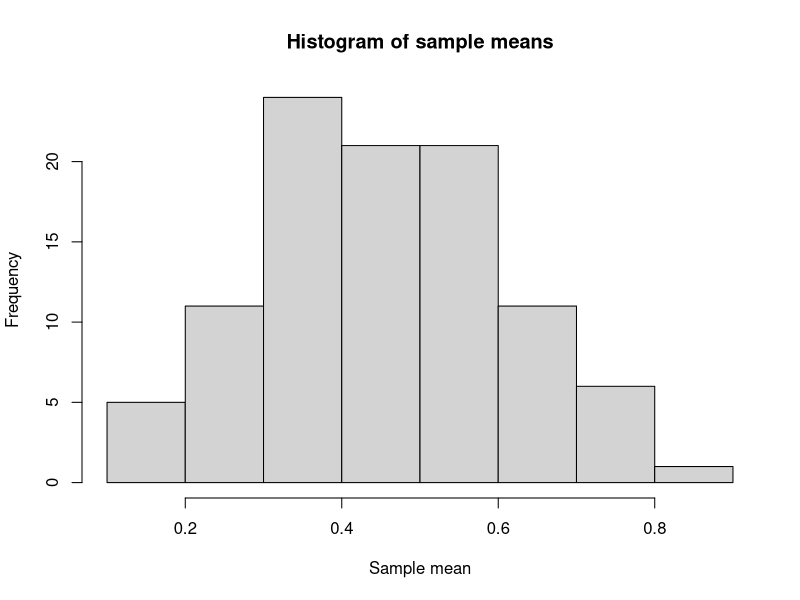
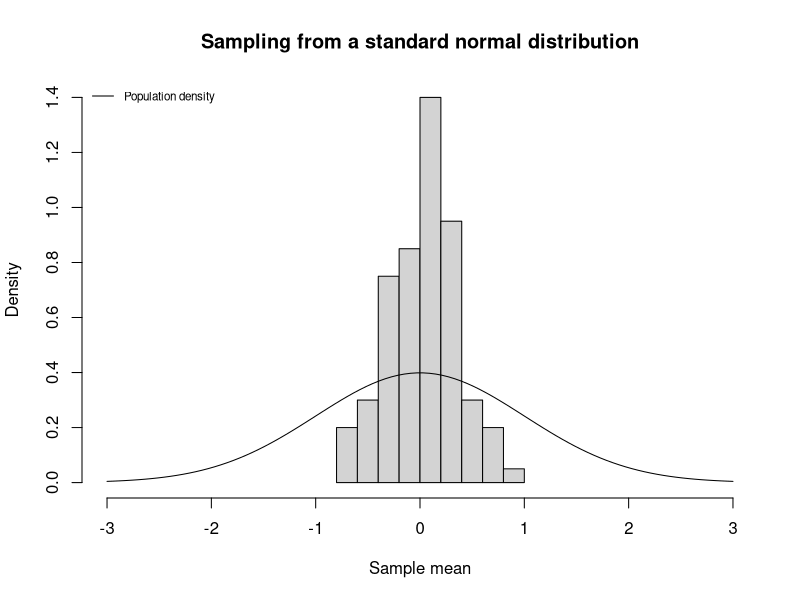
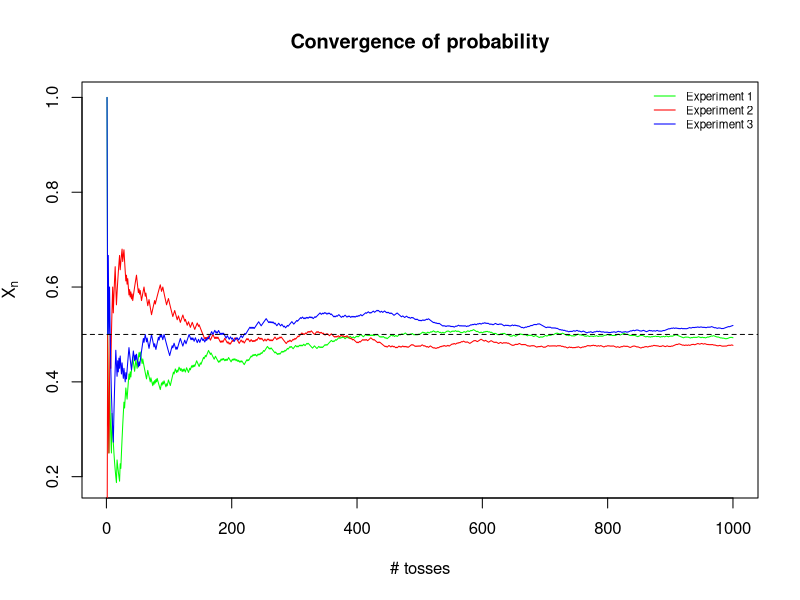
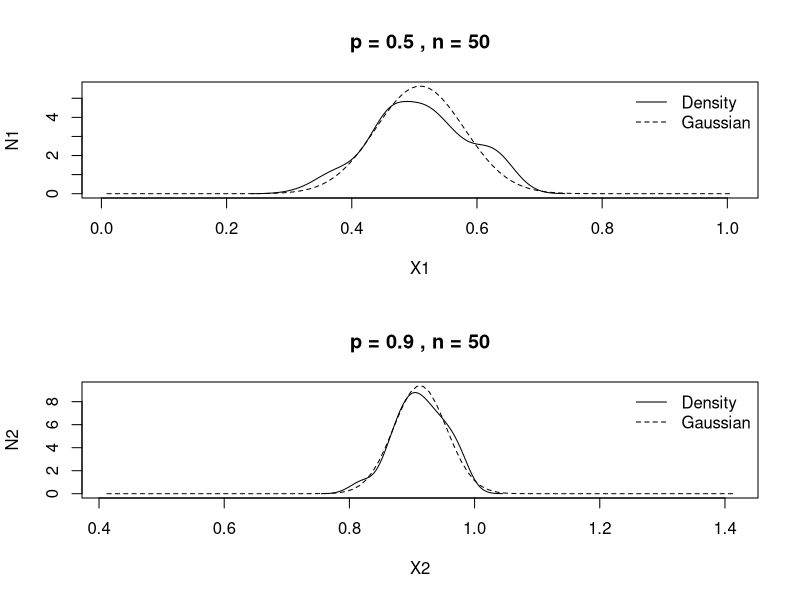
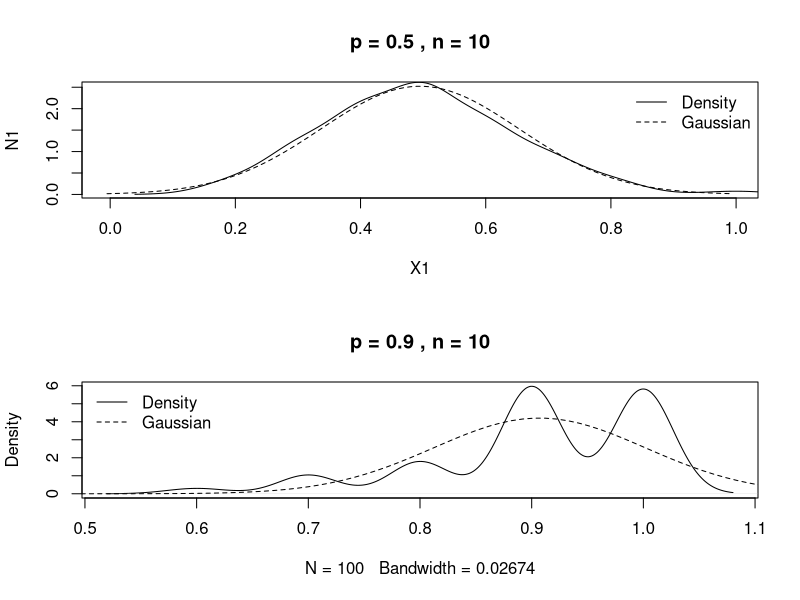
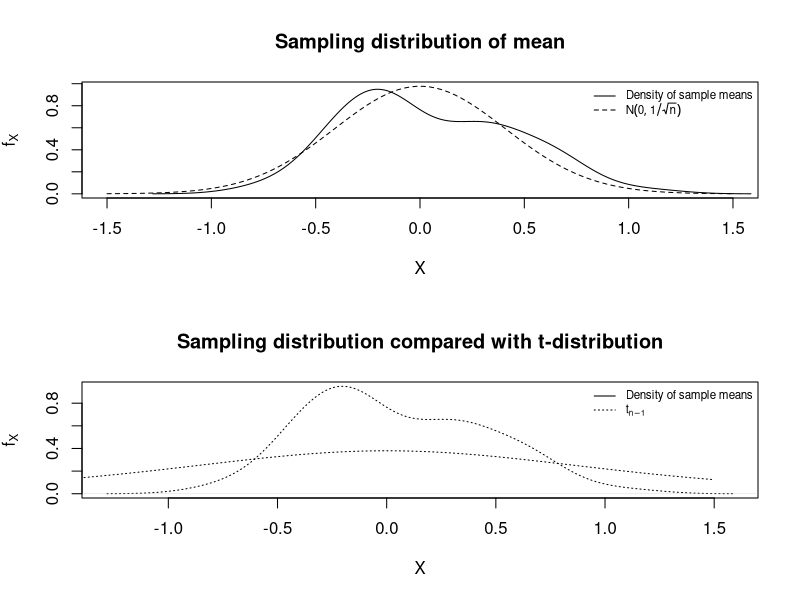
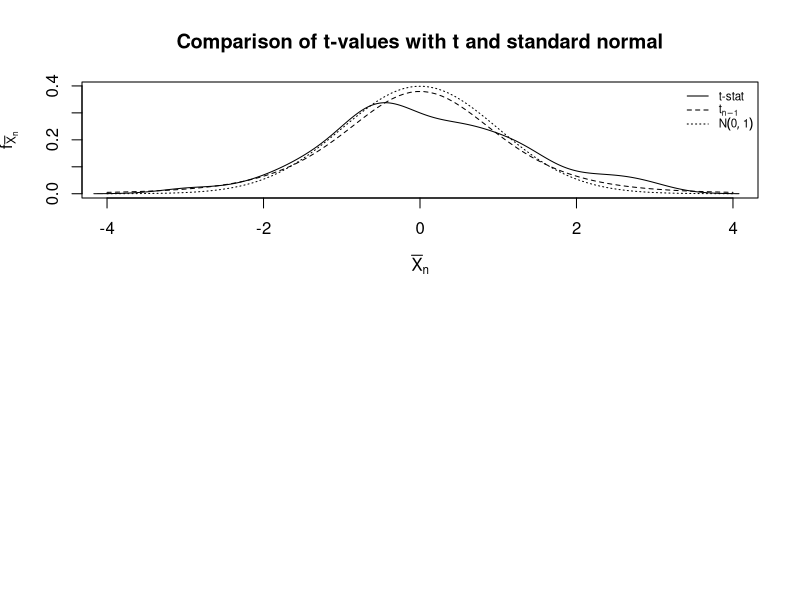

Reproduce these figures in R, in order.
## ---- chunk 1
set.seed(12111842)
s1 <- rbinom(n=10, size=1, prob=0.5)
cat("Sample mean = ", mean(s1))
## ---- chunk 2
n.sims <- 100
sample.size <- 10
S <- matrix(rbinom(n=n.sims * sample.size, size=1, prob=0.5), 
            nrow=sample.size)
sample.means <- apply(S, MARGIN=2, FUN=mean)
hist(sample.means, xlab='Sample mean', main='Histogram of sample means')
## ---- chunk 3
S <- matrix(rnorm(n=n.sims * sample.size), nrow=sample.size)
sample.means <- apply(S, MARGIN=2, FUN=mean)
X <- seq(from=-3, to=3, length.out=100)
hist(sample.means,
     xlab="Sample mean",
     main="Sampling from a standard normal distribution",
     prob=TRUE,
     xlim=range(X))
lines(X, dnorm(X))
legend("topleft", 
       legend=c("Population density"), 
       col=c("black"), 
       cex=0.7, 
       lty=1,
       bty="n")
## ---- chunk 4
n.sims <- 1000
exp1 <- cumsum(sample(0:1, n.sims, replace=TRUE))/1:n.sims
exp2 <- cumsum(sample(0:1, n.sims, replace=TRUE))/1:n.sims
exp3 <- cumsum(sample(0:1, n.sims, replace=TRUE))/1:n.sims

plot(1:n.sims, exp1, xlab="# tosses", ylab=expression(bar(X)[n]), 
     col="green", type="l", main="Convergence of probability")
lines(1:n.sims, exp2, col="red", type="l")
lines(1:n.sims, exp3, col="blue", type="l")
abline(h=0.5, col="black", lty=2)
legend("topright",
       legend=c("Experiment 1", "Experiment 2", "Experiment 3"),
       col=c("green", "red", "blue"),
       lty=1,
       bty="n",
       cex=0.7)
## ---- chunk 5
p1 <- 0.5
p2 <- 0.9
sample.size <- 50
n.samples <- 100
sample.1 <- matrix(data=rbinom(n=sample.size * n.samples, size=1, p=p1), 
                   nrow=sample.size)
sample.2 <- matrix(data=rbinom(n=sample.size * n.samples, size=1, p=p2), 
                   nrow=sample.size)
means.1 <- apply(sample.1, MARGIN=2, FUN=mean) 
means.2 <- apply(sample.2, MARGIN=2, FUN=mean) 

mean.means.1 <- mean(means.1)
mean.means.2 <- mean(means.2)

# We assume that the population variance is known. Therefore,
sigma.1 <- sqrt(p1 * (1 - p1))
sigma.2 <- sqrt(p2 * (1 - p2))
X1 <- seq(from=mean.means.1 - 0.5, to=mean.means.1 + 0.5, length.out=100)
X2 <- seq(from=mean.means.2 - 0.5, to=mean.means.2 + 0.5, length.out=100)
N1 <- dnorm(X1, mean=mean.means.1, sd=sigma.1/sqrt(sample.size))
N2 <- dnorm(X2, mean=mean.means.2, sd=sigma.2/sqrt(sample.size))
oldpar <- par(mfrow=c(2, 1))
plot(X1, N1, lty=2, main=paste("p =", p1, ", n =", sample.size), type="l")
lines(density(means.1))
legend("topright",
       legend=c("Density", "Gaussian"),
       lty = c(1, 2),
       bty = "n")
plot(X2, N2, lty=2, main=paste("p =", p2, ", n =", sample.size), type="l")
lines(density(means.2))
legend("topright",
       legend=c("Density", "Gaussian"),
       lty = c(1, 2),
       bty = "n")
## ---- chunk 6
p1 <- 0.5
p2 <- 0.9
sample.size <- 10
n.samples <- 100
sample.1 <- matrix(data=rbinom(n=sample.size * n.samples, size=1, p=p1), 
                   nrow=sample.size)
sample.2 <- matrix(data=rbinom(n=sample.size * n.samples, size=1, p=p2), 
                   nrow=sample.size)
means.1 <- apply(sample.1, MARGIN=2, FUN=mean) 
means.2 <- apply(sample.2, MARGIN=2, FUN=mean) 

mean.means.1 <- mean(means.1)
mean.means.2 <- mean(means.2)

# We assume that the population variance is known. Therefore,
sigma.1 <- sqrt(p1 * (1 - p1))
sigma.2 <- sqrt(p2 * (1 - p2))
X1 <- seq(from=mean.means.1 - 0.5, to=mean.means.1 + 0.5, length.out=100)
X2 <- seq(from=mean.means.2 - 0.5, to=mean.means.2 + 0.5, length.out=100)
N1 <- dnorm(X1, mean=mean.means.1, sd=sigma.1/sqrt(sample.size))
N2 <- dnorm(X2, mean=mean.means.2, sd=sigma.2/sqrt(sample.size))
oldpar <- par(mfrow=c(2, 1))
plot(X1, N1, lty=2, main=paste("p =", p1, ", n =", sample.size), type="l")
lines(density(means.1))
legend("topright",
       legend=c("Density", "Gaussian"),
       lty = c(1, 2),
       bty = "n")
plot(density(means.2), main=paste("p =", p2, ", n =", sample.size), type="l")
lines(X2, N2, lty=2)
legend("topleft",
       legend=c("Density", "Gaussian"),
       lty = c(1, 2),
       bty = "n")
## ---- chunk 7
sample.size <- 6
n.samples <- 100
sample.data <- matrix(data=rnorm(n=sample.size * n.samples), nrow=sample.size)
sample.means <- apply(sample.data, MARGIN=2, FUN=mean)
X <- seq(from=-1.5, to=1.5, length.out=100)
plot(X, dnorm(X, mean=0, sd=1/sqrt(sample.size)), type="l", lty=2, 
     xlab="X", ylab=expression(f[X]), main="Sampling distribution of mean")
lines(density(sample.means))
legend("topright",
       legend=c("Density of sample means", expression(N(0, 1/sqrt(n)))),
       lty=c(1, 2),
       cex=0.7,
       bty="n")
## ---- chunk 8
plot(density(sample.means), xlab="X", ylab=expression(f[X]), type="l", lty=3,
     main="Sampling distribution compared with t-distribution")
lines(X, dt(X, df=sample.size-1), lty=3)
legend("topright",
       legend=c("Density of sample means", expression(t[n-1])),
       lty=c(1, 3),
       cex=0.7,
       bty="n")
## ---- chunk 9
sample.sd <- apply(sample.data, MARGIN=2, FUN=sd)
t <- (sample.means - 0)/sample.sd * sqrt(sample.size)
X <- seq(from=-4, to=4, length.out=100)
plot(X, dnorm(X), xlab=expression(bar(X)[n]), ylab=expression(f[bar(X)[n]]), 
     main="Comparison of t-values with t and standard normal", type="l", lty=3)
lines(X, dt(X, df=sample.size-1), lty=2)
lines(density(t))
legend("topright",
       legend=c("t-stat", expression(t[n-1]), expression(N(0, 1))),
       lty=c(1, 2, 3),
       cex=0.7,
       bty="n")
## ---- chunk 10
samples <- matrix(data=rbinom(n=sample.size*n.samples, size=1, p=p2),
                  nrow=sample.size)
sample.means <- apply(samples, MARGIN=2, FUN=mean)
sample.sd <- sqrt(sample.means * (1 - sample.means)/sample.size)
# We are looking for a 95% interval, so the limits are +/- 2 standard
# deviations from the mean.
k <- 2
lower.lim <- sample.means - k * sample.sd
upper.lim <- sample.means + k * sample.sd
mu <- p2
# Find out if mu lies in these limits for each sample.
result <- (lower.lim <= mu) & (mu <= upper.lim)
cat(paste("The confidence interval captured parametric mean",
          round(sum(result)/length(result) * 100, 2),
          "% of times.\n"))
cat("We expected it to capture 95% of times.\n")
## ---- chunk 11
# Quantities related to Agreti-Coull interval will be prefixed with 'ac.'.
ac.samples <- rbind(samples,
                    rep(1, n.samples),
                    rep(1, n.samples),
                    rep(0, n.samples),
                    rep(0, n.samples))
ac.sample.means <- apply(ac.samples, MARGIN=2, FUN=mean)
ac.sd <- sqrt(ac.sample.means * (1 - ac.sample.means)/sqrt(sample.size))
ac.lower.lim <- ac.sample.means - k * ac.sd
ac.upper.lim <- ac.sample.means + k * ac.sd
ac.result <- (ac.lower.lim <= mu) & (mu <= ac.upper.lim)
cat(paste("The confidence interval captured parametric mean",
          round(sum(ac.result)/length(ac.result) * 100, 2),
          "% of times.\n"))
cat("We expected it to capture 95% of times.\n")
## ---- chunk 12
summary(sample.means)
summary(ac.sample.means)
